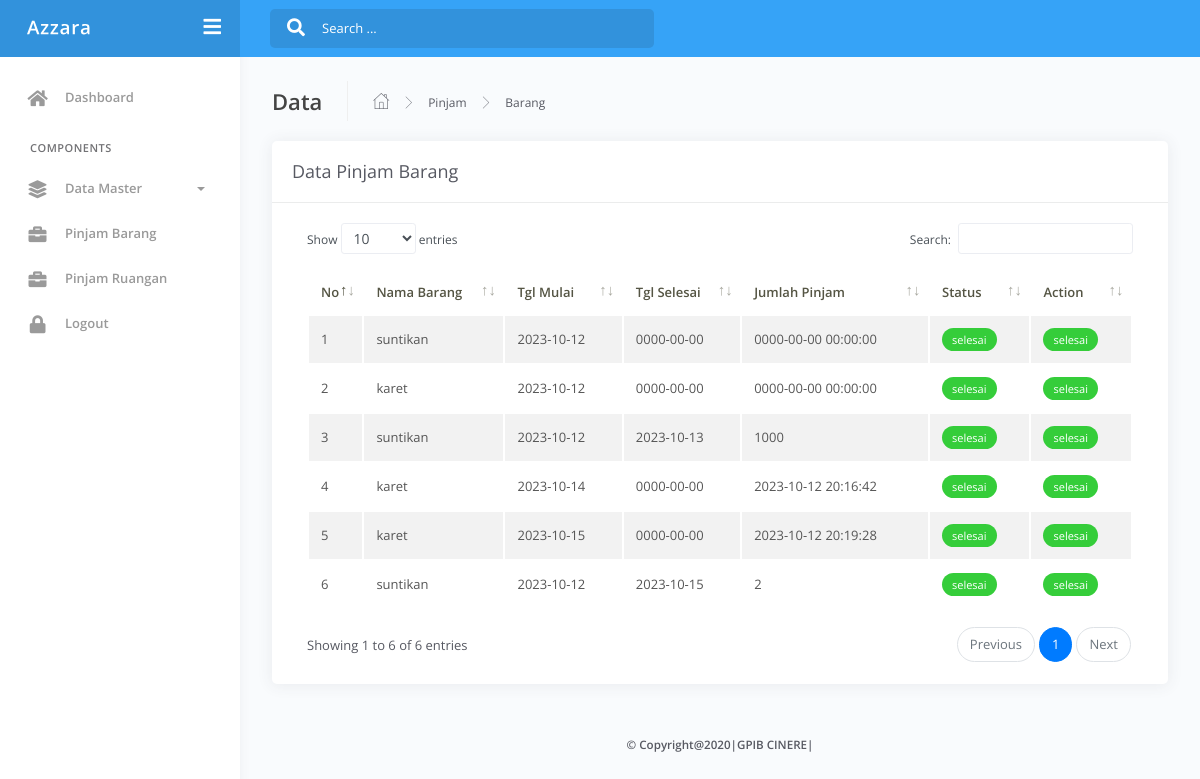
The page /admin/index.php?view=datapinjambarang on the database its author committed.
### tables this page shows
CREATE TABLE `pinjambarang` (
  `id` int(11) NOT NULL,
  `id_barang` int(11) NOT NULL,
  `id_user` int(11) NOT NULL,
  `tgl_mulai` date NOT NULL,
  `tgl_selesai` date NOT NULL,
  `qty` varchar(255) NOT NULL,
  `lokasi_barang` varchar(255) NOT NULL,
  `status` varchar(50) NOT NULL
);

CREATE TABLE `barang` (
  `id` int(11) NOT NULL,
  `nama_barang` varchar(255) NOT NULL,
  `stok` int(11) NOT NULL,
  `deskripsi` varchar(255) NOT NULL,
  `foto` varchar(255) NOT NULL
);

### admin/peminjaman/datapinjambarang.php (the view, shortened to what this page needs)
<div class="main-panel">
	<div class="content">
		<div class="page-inner">
			<div class="page-header">
				<h4 class="page-title">Data</h4>
				<ul class="breadcrumbs">
					<li class="nav-home">
						<a href="#">
							<i class="flaticon-home"></i>
						</a>
					</li>
					<li class="separator">
						<i class="flaticon-right-arrow"></i>
					</li>
					<li class="nav-item">
						<a href="#">Pinjam</a>
					</li>
					<li class="separator">
						<i class="flaticon-right-arrow"></i>
					</li>
					<li class="nav-item">
						<a href="#">Barang</a>
					</li>
				</ul>
			</div>
			<div class="row">
				<div class="col-md-12">
					<div class="card">
						<div class="card-header">
							<div class="d-flex align-items-center">
								<h4 class="card-title">Data Pinjam Barang</h4>
							</div>
						</div>
						<div class="card-body">
							<div class="table-responsive">
								<table id="add-row" class="display table table-striped table-hover">
									<thead>
										<tr>
											<th>No</th>
											<th>Nama Barang</th>
											<th>Tgl Mulai</th>
											<th>Tgl Selesai</th>
											<th>Jumlah Pinjam</th>
											<th>Status</th>
											<th>Action</th>
										</tr>
									</thead>
									<tbody>
										<?php
										$no = 1;
										$query = mysqli_query($conn, 'SELECT pinjambarang.id, pinjambarang.id_barang, pinjambarang.id_user, pinjambarang.tgl_mulai, pinjambarang.tgl_selesai, pinjambarang.qty, pinjambarang.lokasi_barang, pinjambarang.status, barang.nama_barang from pinjambarang inner join barang on barang.id=pinjambarang.id_barang inner join user on user.id=pinjambarang.id_user');
										while ($pinjambarang = mysqli_fetch_array($query)) {
										?>
											<tr>
												<td><?php echo $no++ ?></td>
												<td><?php echo $pinjambarang['nama_barang'] ?></td>
												<td><?php echo $pinjambarang['tgl_mulai'] ?></td>
												<td><?php echo $pinjambarang['tgl_selesai'] ?></td>
												<td><?php echo $pinjambarang['qty'] ?></td>
												<td>
													<?php if ($pinjambarang['status'] == 'menunggu') { ?>
														<div class="badge badge-danger"><?php echo $pinjambarang['status'] ?></div>
													<?php } else { ?>
														<div class="badge badge-success"><?php echo $pinjambarang['status'] ?></div>
													<?php } ?>
												</td>
												<td>
													<?php if ($pinjambarang['status'] == 'menunggu') { ?>
														<a href="?view=detailpinjambarang&id=<?php echo $pinjambarang['id'] ?>" title="Detail" class="btn btn-xs btn-success"><i class="fa fa-eye"></i></a>
														<a href="#modalApprovePinjamBarang<?php echo $pinjambarang['id'] ?>" data-toggle="modal" title="Batal Pinjam" class="btn btn-xs btn-success"><i class="fa fa-check-circle"></i> Aprrove</a>
													<?php } else { ?>
														<div class="badge badge-success"><?php echo $pinjambarang['status'] ?></div>
													<?php } ?>
												</td>
											</tr>
										<?php } ?>
									</tbody>
								</table>
							</div>
						</div>
					</div>
				</div>
			</div>
		</div>
	</div>
	<center>
		<h6><b>&copy; Copyright@2020|GPIB CINERE|</b></h6>
	</center>
</div>

### admin/index.php (shortened to what this page needs)
<?php
include '../koneksi.php';
?>
<!DOCTYPE html>
<html lang="en">
<head>
	<link rel="stylesheet" href="../assets/css/bootstrap.min.css">
	<link rel="stylesheet" href="../assets/css/azzara.min.css">
	<link rel="stylesheet" href="../assets/css/demo.css">
</head>
<body>
	<div class="wrapper">
		<div class="main-header" data-background-color="light-blue">
			<div class="logo-header">
				<a href="#" class="logo">
					<img src="../assets/img/logoazzara.svg" alt="navbar brand" class="navbar-brand">
				</a>
				<div class="navbar-minimize">
					<button class="btn btn-minimize btn-rounded">
						<i class="fa fa-bars"></i>
					</button>
				</div>
			</div>
			<nav class="navbar navbar-header navbar-expand-lg">
				<div class="container-fluid">
					<div class="collapse" id="search-nav">
						<form class="navbar-left navbar-form nav-search mr-md-3">
							<div class="input-group">
								<div class="input-group-prepend">
									<button type="submit" class="btn btn-search pr-1">
										<i class="fa fa-search search-icon"></i>
									</button>
								</div>
								<input type="text" placeholder="Search ..." class="form-control">
							</div>
						</form>
					</div>
				</div>
			</nav>
		</div>
		<div class="sidebar">
			<div class="sidebar-wrapper scrollbar-inner">
				<div class="sidebar-content">
					<ul class="nav">
						<li class="nav-item">
							<a href="?view=dashboard">
								<i class="fas fa-home"></i>
								<p>Dashboard</p>
							</a>
						</li>
						<li class="nav-section">
							<h4 class="text-section">Components</h4>
						</li>
						<li class="nav-item">
							<a data-toggle="collapse" href="#base">
								<i class="fas fa-layer-group"></i>
								<p>Data Master</p>
								<span class="caret"></span>
							</a>
						</li>
						<li class="nav-item">
							<a href="?view=datapinjambarang">
								<i class="fas fa-briefcase"></i>
								<p>Pinjam Barang</p>
							</a>
						</li>
						<li class="nav-item">
							<a href="?view=datapinjamruangan">
								<i class="fas fa-briefcase"></i>
								<p>Pinjam Ruangan</p>
							</a>
						</li>
						<li class="nav-item">
							<a href="../logout.php">
								<i class="fas fa-lock"></i>
								<p>Logout</p>
							</a>
						</li>
					</ul>
				</div>
			</div>
		</div>
		<?php
                    if(@$_GET['view']=='')
                        include 'dashboard.php';
                    elseif($_GET['view']=='dashboard')
                        include 'dashboard.php';
                    elseif($_GET['view']=='datauser')
                        include 'master/user/datauser.php';
                    elseif($_GET['view']=='databarang')
                        include 'master/barang/databarang.php';
                    elseif($_GET['view']=='dataruangan')
                        include 'master/ruangan/dataruangan.php';
                    elseif($_GET['view']=='datapinjambarang')
                        include 'peminjaman/datapinjambarang.php';
                    elseif($_GET['view']=='detailpinjambarang')
                        include '../user/peminjaman/barang/detailpinjambarang.php';
                    elseif($_GET['view']=='datapinjamruangan')
                        include 'peminjaman/datapinjamruangan.php';
                    elseif($_GET['view']=='detailpinjamruangan')
                        include '../user/peminjaman/ruangan/detailpinjamruangan.php';
                 ?>
	</div>
</body>
</html>

### rows shown on the page
pinjambarang: id_barang.nama_barang "suntikan", tgl_mulai "2023-10-12", tgl_selesai "0000-00-00", qty "0000-00-00 00:00:00", status "selesai"
pinjambarang: id_barang.nama_barang "karet", tgl_mulai "2023-10-12", tgl_selesai "0000-00-00", qty "0000-00-00 00:00:00", status "selesai"
pinjambarang: id_barang.nama_barang "suntikan", tgl_mulai "2023-10-12", tgl_selesai "2023-10-13", qty "1000", status "selesai"
pinjambarang: id_barang.nama_barang "karet", tgl_mulai "2023-10-14", tgl_selesai "0000-00-00", qty "2023-10-12 20:16:42", status "selesai"
pinjambarang: id_barang.nama_barang "karet", tgl_mulai "2023-10-15", tgl_selesai "0000-00-00", qty "2023-10-12 20:19:28", status "selesai"
pinjambarang: id_barang.nama_barang "suntikan", tgl_mulai "2023-10-12", tgl_selesai "2023-10-15", qty "2", status "selesai"
